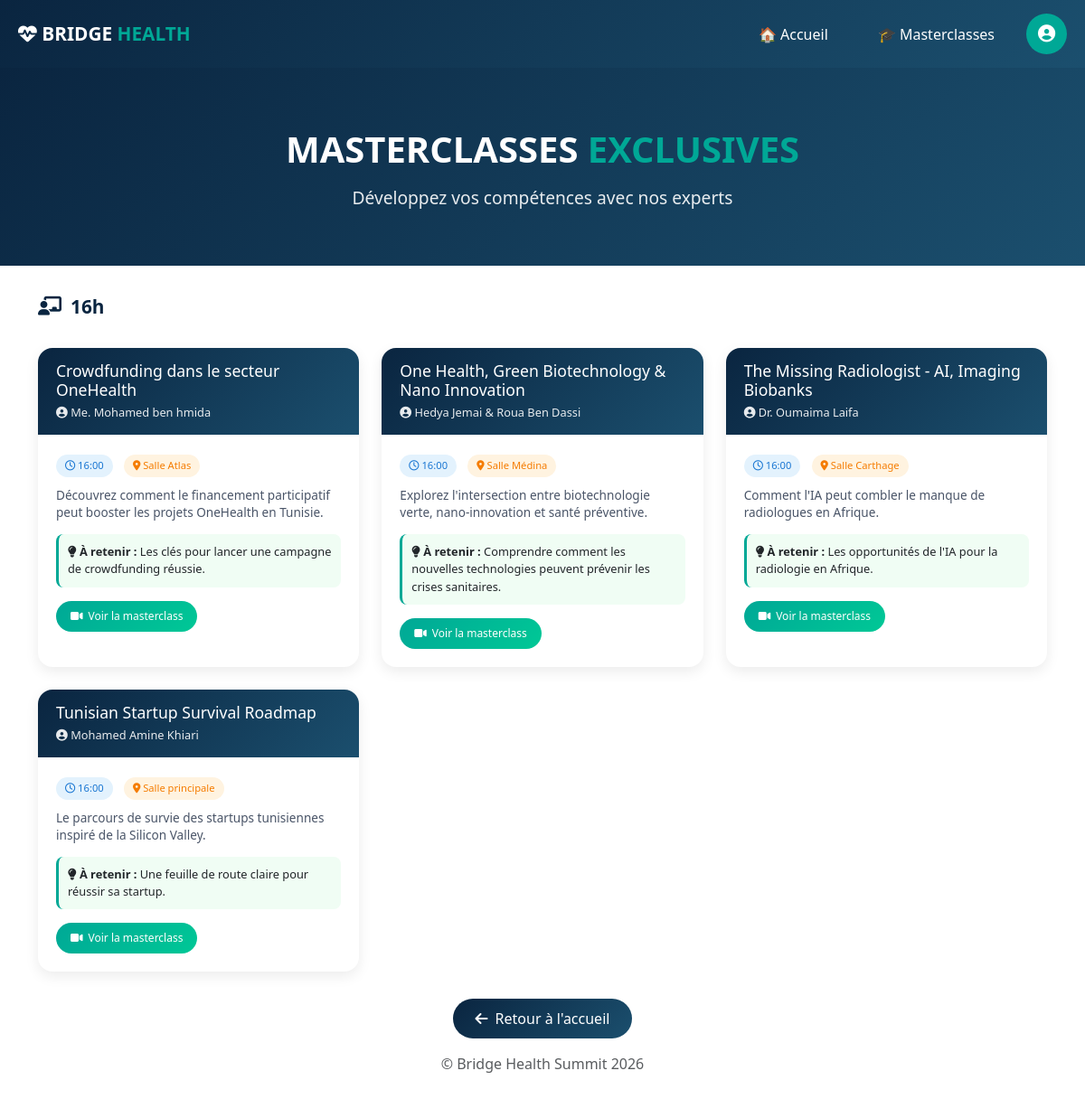
Page /masterclasses (signed in) on the committed database.
### app.py (models this page shows)
class Masterclass(db.Model):
    id = db.Column(db.Integer, primary_key=True)
    title = db.Column(db.String(200), nullable=False)
    speaker = db.Column(db.String(120), nullable=False)
    time_slot = db.Column(db.String(60), nullable=False)
    room = db.Column(db.String(60), nullable=False)
    description = db.Column(db.Text, nullable=False)
    takeaway = db.Column(db.String(300), nullable=True)
    video_url = db.Column(db.String(300), nullable=True)

### app.py (the view)
@app.route("/masterclasses")
def masterclasses():
    sessions = Masterclass.query.all()
    return render_template("masterclasses.html", masterclasses=sessions)

### templates/masterclasses.html (shortened to what this page needs)
{% extends "base.html" %}
{% block content %}
<section class="hero">
    <div class="container">
        <div class="hero-content">
            <div class="hero-logo">MASTERCLASSES <span>EXCLUSIVES</span></div>
            <div class="hero-tagline">Développez vos compétences avec nos experts</div>
        </div>
    </div>
</section>
<div class="container">
    <div class="section-title">
        <i class="fas fa-chalkboard-user"></i>
        16h
    </div>
    <div class="masterclass-grid">
        {% for m in masterclasses %}
        <div class="masterclass-card">
            <div class="card-header">
                <h3>{{ m.title }}</h3>
                <div class="speaker"><i class="fas fa-user-circle"></i> {{ m.speaker }}</div>
            </div>
            <div class="card-body">
                <div class="info-badges">
                    <span class="info-badge time"><i class="far fa-clock"></i> {{ m.time_slot }}</span>
                    <span class="info-badge room"><i class="fas fa-map-marker-alt"></i> {{ m.room }}</span>
                </div>
                <p class="description">{{ m.description }}</p>
                <div class="takeaway">
                    <strong><i class="fas fa-lightbulb"></i> À retenir :</strong> {{ m.takeaway }}
                </div>
                <a href="{{ m.video_url }}" target="_blank" class="btn-video"><i class="fas fa-video"></i> Voir la masterclass</a>
            </div>
        </div>
        {% endfor %}
    </div>
    <div class="footer">
        <a href="/" class="btn-back"><i class="fas fa-arrow-left"></i> Retour à l'accueil</a>
        <p class="text-muted mt-3">© Bridge Health Summit 2026</p>
    </div>
</div>
{% endblock %}

### templates/base.html (style rules this page uses)
:root { --primary: #0A2540; --secondary: #00A896; --gradient-primary: linear-gradient(135deg, #0A2540 0%, #1B4F6E 100%); --gradient-secondary: linear-gradient(135deg, #00A896 0%, #00C896 100%); }
.hero { background: var(--gradient-primary); padding: 60px 0; text-align: center; color: white; }
.hero-logo { font-size: 2.5rem; font-weight: 800; }
.hero-logo span { color: var(--secondary); }
.hero-tagline { font-size: 1.2rem; margin-top: 10px; opacity: 0.9; }
.section-title { font-size: 1.3rem; font-weight: 700; margin: 30px 0 20px; color: var(--primary); display: flex; align-items: center; gap: 10px; }
.btn-back { background: var(--gradient-primary); color: white; padding: 10px 25px; border-radius: 30px; text-decoration: none; display: inline-flex; align-items: center; gap: 8px; transition: all 0.3s; }
.footer { text-align: center; margin: 30px 0; }

### templates/masterclasses.html (style rules this page uses)
.masterclass-grid { display: grid; grid-template-columns: repeat(auto-fill, minmax(350px, 1fr)); gap: 25px; margin: 30px 0; }
.masterclass-card { background: white; border-radius: 16px; overflow: hidden; box-shadow: 0 5px 15px rgba(0,0,0,0.08); transition: transform 0.2s; }
.card-header { background: var(--gradient-primary); padding: 15px 20px; color: white; }
.card-header h3 { font-size: 1.1rem; margin-bottom: 5px; }
.speaker { font-size: 0.8rem; opacity: 0.9; }
.card-body { padding: 20px; }
.info-badges { margin-bottom: 10px; }
.info-badge { display: inline-block; padding: 4px 10px; border-radius: 20px; font-size: 0.7rem; margin-right: 8px; }
.info-badge.time { background: #e3f2fd; color: #1976d2; }
.info-badge.room { background: #fff3e0; color: #f57c00; }
.description { font-size: 0.85rem; color: #4a5568; margin: 10px 0; line-height: 1.4; }
.takeaway { background: #f0fdf4; border-left: 3px solid var(--secondary); padding: 10px; border-radius: 8px; margin: 15px 0; font-size: 0.8rem; }
.btn-video { background: var(--gradient-secondary); color: white; border: none; border-radius: 30px; padding: 8px 16px; font-size: 0.75rem; text-decoration: none; display: inline-flex; align-items: center; gap: 6px; }

### rows in the picture
Masterclass: title "Crowdfunding dans le secteur OneHealth", speaker "Me. Mohamed ben hmida", time_slot "16:00", room "Salle Atlas", description "Découvrez comment le financement participatif peut booster les projets OneHealth en Tunisie.", takeaway "Les clés pour lancer une campagne de crowdfunding réussie."
Masterclass: title "One Health, Green Biotechnology & Nano Innovation", speaker "Hedya Jemai & Roua Ben Dassi", time_slot "16:00", room "Salle Médina", description "Explorez l'intersection entre biotechnologie verte, nano-innovation et santé préventive.", takeaway "Comprendre comment les nouvelles technologies peuvent prévenir les crises sanitaires."
Masterclass: title "The Missing Radiologist - AI, Imaging Biobanks", speaker "Dr. Oumaima Laifa", time_slot "16:00", room "Salle Carthage", description "Comment l'IA peut combler le manque de radiologues en Afrique.", takeaway "Les opportunités de l'IA pour la radiologie en Afrique."
Masterclass: title "Tunisian Startup Survival Roadmap", speaker "Mohamed Amine Khiari", time_slot "16:00", room "Salle principale", description "Le parcours de survie des startups tunisiennes inspiré de la Silicon Valley.", takeaway "Une feuille de route claire pour réussir sa startup."
